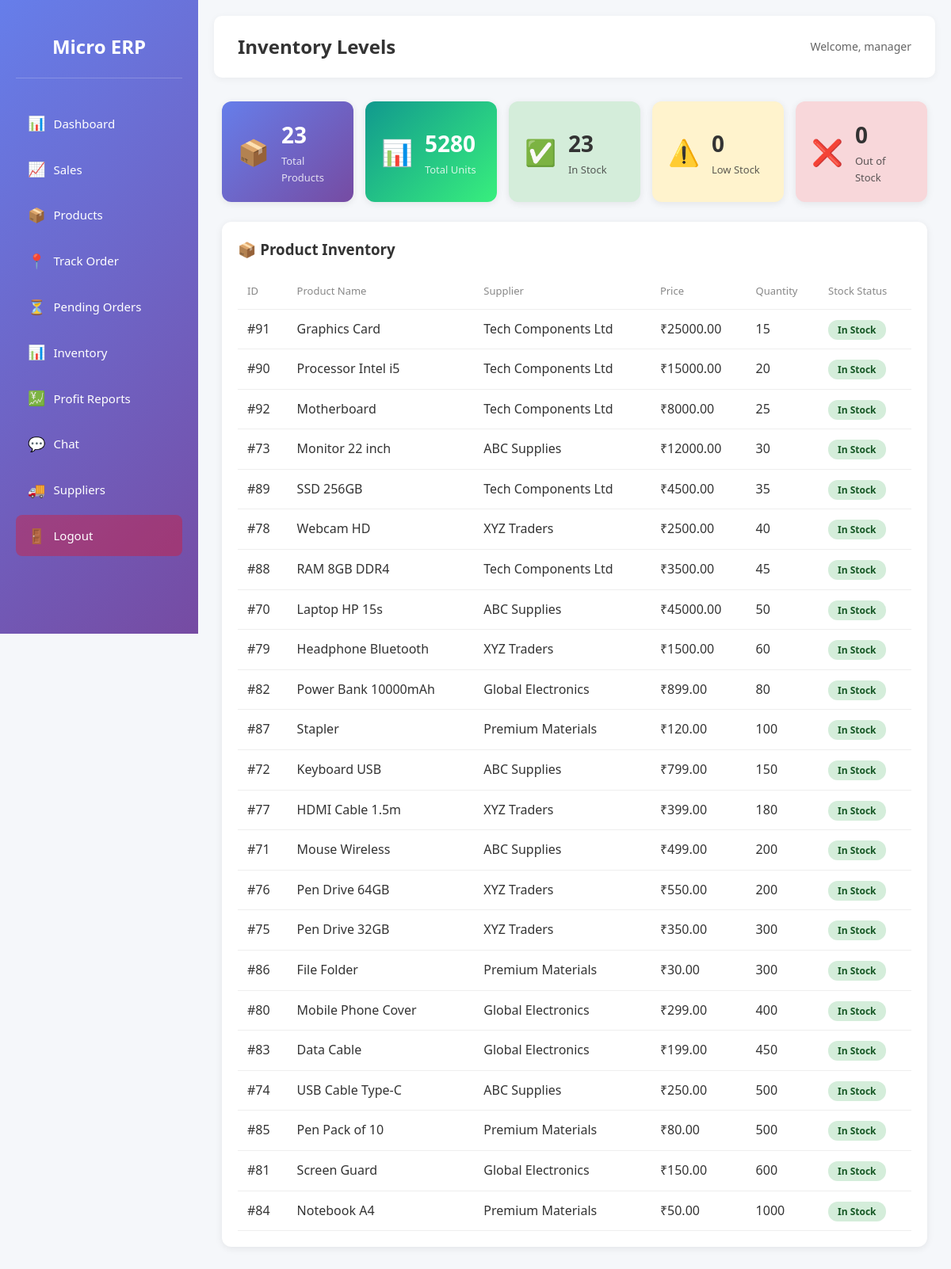
The app's page /inventory (signed in) with its own data.
### tables this page shows
CREATE TABLE products (
    id INTEGER PRIMARY KEY AUTOINCREMENT,
    name TEXT NOT NULL,
    quantity INTEGER DEFAULT 0,
    price REAL DEFAULT 0,
    supplier_id INTEGER,
    FOREIGN KEY (supplier_id) REFERENCES suppliers (id)
);

CREATE TABLE suppliers (
    id INTEGER PRIMARY KEY AUTOINCREMENT,
    name TEXT NOT NULL,
    contact TEXT,
    email TEXT,
    phone TEXT,
    user_id INTEGER,
    FOREIGN KEY (user_id) REFERENCES users (id)
);

### app.py (the view)
@app.route('/inventory')
@login_required
def inventory():
    conn = get_db_connection()
    products_list = conn.execute('''
        SELECT p.*, s.name as supplier_name,
        CASE WHEN p.quantity = 0 THEN 'Out of Stock' WHEN p.quantity < 10 THEN 'Low Stock' ELSE 'In Stock' END as stock_status
        FROM products p LEFT JOIN suppliers s ON p.supplier_id = s.id ORDER BY p.quantity ASC
    ''').fetchall()
    stock_summary = {
        'total_products': conn.execute('SELECT COUNT(*) as count FROM products').fetchone()['count'],
        'total_stock': conn.execute('SELECT COALESCE(SUM(quantity), 0) as total FROM products').fetchone()['total'],
        'out_of_stock': conn.execute('SELECT COUNT(*) as count FROM products WHERE quantity = 0').fetchone()['count'],
        'low_stock': conn.execute('SELECT COUNT(*) as count FROM products WHERE quantity > 0 AND quantity < 10').fetchone()['count'],
        'in_stock': conn.execute('SELECT COUNT(*) as count FROM products WHERE quantity >= 10').fetchone()['count']
    }
    conn.close()
    return render_template('inventory.html', products=products_list, stock_summary=stock_summary)

### app.py (called while the page is built)
def get_db_connection():
    conn = sqlite3.connect(DB_PATH)
    conn.row_factory = sqlite3.Row
    return conn

def login_required(f):
    @wraps(f)
    def decorated_function(*args, **kwargs):
        if 'user_id' not in session:
            flash('Please log in first.', 'error')
            return redirect(url_for('login'))
        return f(*args, **kwargs)
    return decorated_function

### templates/inventory.html (shortened to what this page needs)
{% extends "base.html" %}
{% block header %}Inventory Levels{% endblock %}
{% block content %}
<div class="inventory-page">
    <div class="stock-summary">
        <div class="summary-card total">
            <span class="summary-icon">📦</span>
            <div class="summary-info">
                <span class="summary-value">{{ stock_summary.total_products }}</span>
                <span class="summary-label">Total Products</span>
            </div>
        </div>
        <div class="summary-card stock">
            <span class="summary-icon">📊</span>
            <div class="summary-info">
                <span class="summary-value">{{ stock_summary.total_stock }}</span>
                <span class="summary-label">Total Units</span>
            </div>
        </div>
        <div class="summary-card in-stock">
            <span class="summary-icon">✅</span>
            <div class="summary-info">
                <span class="summary-value">{{ stock_summary.in_stock }}</span>
                <span class="summary-label">In Stock</span>
            </div>
        </div>
        <div class="summary-card low-stock">
            <span class="summary-icon">⚠️</span>
            <div class="summary-info">
                <span class="summary-value">{{ stock_summary.low_stock }}</span>
                <span class="summary-label">Low Stock</span>
            </div>
        </div>
        <div class="summary-card out-of-stock">
            <span class="summary-icon">❌</span>
            <div class="summary-info">
                <span class="summary-value">{{ stock_summary.out_of_stock }}</span>
                <span class="summary-label">Out of Stock</span>
            </div>
        </div>
    </div>
    <div class="products-section">
        <h3>📦 Product Inventory</h3>
        <table class="inventory-table">
            <thead>
                <tr>
                    <th>ID</th>
                    <th>Product Name</th>
                    <th>Supplier</th>
                    <th>Price</th>
                    <th>Quantity</th>
                    <th>Stock Status</th>
                </tr>
            </thead>
            <tbody>
                {% for p in products %}
                <tr class="stock-{{ p.stock_status|lower|replace(' ', '-') }}">
                    <td>#{{ p.id }}</td>
                    <td>{{ p.name }}</td>
                    <td>{{ p.supplier_name or 'N/A' }}</td>
                    <td>₹{{ "%.2f"|format(p.price) }}</td>
                    <td>{{ p.quantity }}</td>
                    <td>
                        <span class="stock-badge {{ p.stock_status|lower|replace(' ', '-') }}">
                            {{ p.stock_status }}
                        </span>
                    </td>
                </tr>
                {% endfor %}
            </tbody>
        </table>
    </div>
</div>
{% endblock %}

### static/style.css (style rules this page uses)
* { margin: 0; padding: 0; box-sizing: border-box; }
body { font-family: 'Segoe UI', Tahoma, Geneva, Verdana, sans-serif; background-color: #f5f7fa; color: #333; line-height: 1.6; }

### templates/inventory.html (style rules this page uses)
.inventory-page { max-width: 1000px; margin: 0 auto; }
.stock-summary { display: flex; gap: 15px; flex-wrap: wrap; margin-bottom: 25px; }
.summary-card { flex: 1; min-width: 150px; padding: 20px; border-radius: 12px; display: flex; align-items: center; gap: 15px; background: white; box-shadow: 0 2px 10px rgba(0,0,0,0.08); }
.summary-card.total { background: linear-gradient(135deg, #667eea, #764ba2); color: white; }
.summary-card.stock { background: linear-gradient(135deg, #11998e, #38ef7d); color: white; }
.summary-card.in-stock { background: #d4edda; }
.summary-card.low-stock { background: #fff3cd; }
.summary-card.out-of-stock { background: #f8d7da; }
.summary-icon { font-size: 32px; }
.summary-value { display: block; font-size: 28px; font-weight: bold; }
.summary-label { display: block; font-size: 13px; opacity: 0.8; }
.products-section { background: white; border-radius: 12px; padding: 20px; box-shadow: 0 2px 10px rgba(0,0,0,0.08); }
.products-section h3 { margin: 0 0 15px 0; color: #333; }
.inventory-table { width: 100%; border-collapse: collapse; }
.inventory-table th, .inventory-table td { padding: 12px; text-align: left; border-bottom: 1px solid #eee; }
.inventory-table th { color: #888; font-weight: 500; font-size: 13px; }
.stock-badge { padding: 4px 12px; border-radius: 12px; font-size: 12px; font-weight: 600; }
.stock-badge.in-stock { background: #d4edda; color: #155724; }

### records on screen
products: id "91", name "Graphics Card", name "Tech Components Ltd", price "25000.00", quantity "15", stock_status "In Stock"
products: id "90", name "Processor Intel i5", name "Tech Components Ltd", price "15000.00", quantity "20", stock_status "In Stock"
products: id "92", name "Motherboard", name "Tech Components Ltd", price "8000.00", quantity "25", stock_status "In Stock"
products: id "73", name "Monitor 22 inch", name "ABC Supplies", price "12000.00", quantity "30", stock_status "In Stock"
products: id "89", name "SSD 256GB", name "Tech Components Ltd", price "4500.00", quantity "35", stock_status "In Stock"
products: id "78", name "Webcam HD", name "XYZ Traders", price "2500.00", quantity "40", stock_status "In Stock"
products: id "88", name "RAM 8GB DDR4", name "Tech Components Ltd", price "3500.00", quantity "45", stock_status "In Stock"
products: id "70", name "Laptop HP 15s", name "ABC Supplies", price "45000.00", quantity "50", stock_status "In Stock"
products: id "79", name "Headphone Bluetooth", name "XYZ Traders", price "1500.00", quantity "60", stock_status "In Stock"
products: id "82", name "Power Bank 10000mAh", name "Global Electronics", price "899.00", quantity "80", stock_status "In Stock"
products: id "87", name "Stapler", name "Premium Materials", price "120.00", quantity "100", stock_status "In Stock"
products: id "72", name "Keyboard USB", name "ABC Supplies", price "799.00", quantity "150", stock_status "In Stock"
products: id "77", name "HDMI Cable 1.5m", name "XYZ Traders", price "399.00", quantity "180", stock_status "In Stock"
products: id "71", name "Mouse Wireless", name "ABC Supplies", price "499.00", quantity "200", stock_status "In Stock"
products: id "76", name "Pen Drive 64GB", name "XYZ Traders", price "550.00", quantity "200", stock_status "In Stock"
products: id "75", name "Pen Drive 32GB", name "XYZ Traders", price "350.00", quantity "300", stock_status "In Stock"
products: id "86", name "File Folder", name "Premium Materials", price "30.00", quantity "300", stock_status "In Stock"
products: id "80", name "Mobile Phone Cover", name "Global Electronics", price "299.00", quantity "400", stock_status "In Stock"
products: id "83", name "Data Cable", name "Global Electronics", price "199.00", quantity "450", stock_status "In Stock"
products: id "74", name "USB Cable Type-C", name "ABC Supplies", price "250.00", quantity "500", stock_status "In Stock"
products: id "85", name "Pen Pack of 10", name "Premium Materials", price "80.00", quantity "500", stock_status "In Stock"
products: id "81", name "Screen Guard", name "Global Electronics", price "150.00", quantity "600", stock_status "In Stock"
products: id "84", name "Notebook A4", name "Premium Materials", price "50.00", quantity "1000", stock_status "In Stock"

### other values on screen
{{ session.get('username') }} "manager"
{{ stock_summary.total_products }} "23"
{{ stock_summary.total_stock }} "5280"
{{ stock_summary.in_stock }} "23"
{{ stock_summary.low_stock }} "0"
{{ stock_summary.out_of_stock }} "0"
